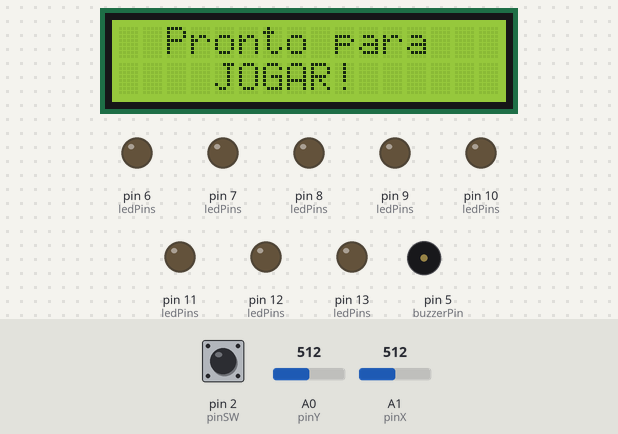
Simulated run of this sketch. Board: Arduino Uno, built with avr-gcc and run on an emulated ATmega328P. Shown: 16×2 character LCD, output pins drawn as LEDs (lit = HIGH), buzzer (waves = sounding). Dashed ring = blinking. Inputs (shaded band) come from the test bench; at power-on: pin 2 (pinSW) HIGH, A1 (pinX) = 512, A0 (pinY) = 512. Random numbers use the default seed unless the sketch sets one.

Above: at 1.2 s.
1.3 s: pin 2 (pinSW) pulled LOW for 0.15 s
At 1.62 s:
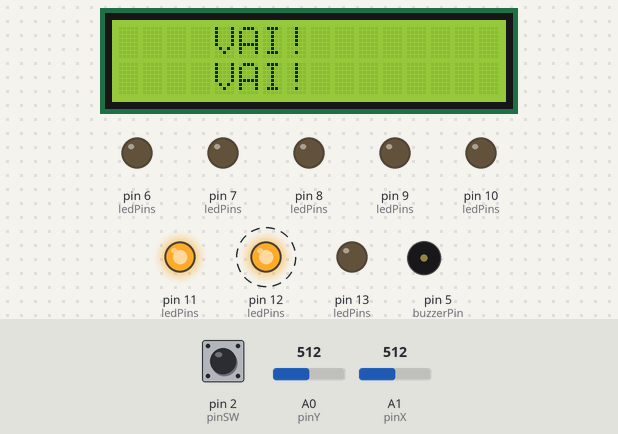
3.2 s: A1 (pinX) set to 585
4.7 s: A1 (pinX) set to 613
At 5.4 s:
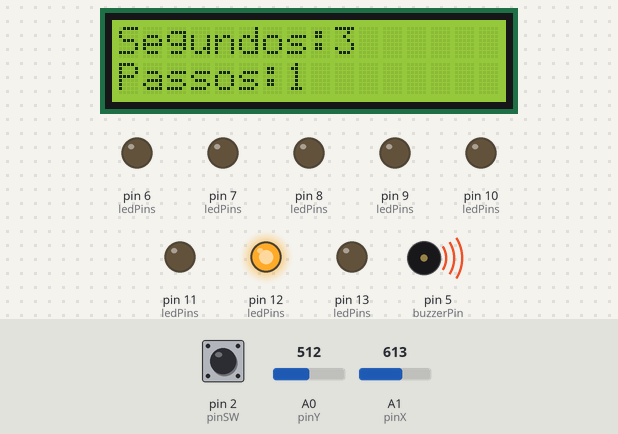
6.4 s: pin 2 (pinSW) pulled LOW for 0.15 s
At 7.8 s:
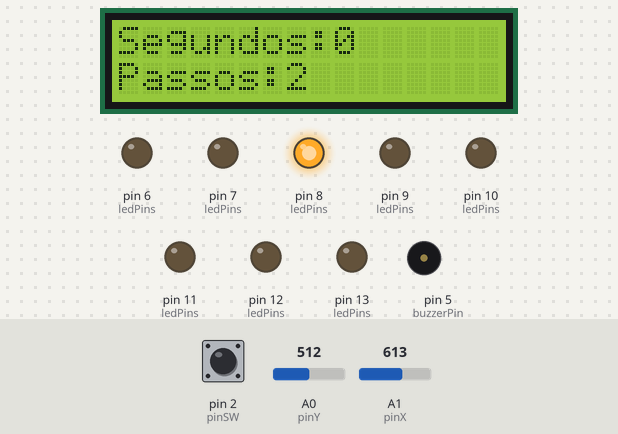
8.4 s: pin 2 (pinSW) pulled LOW for 1 s
At 8.77 s:
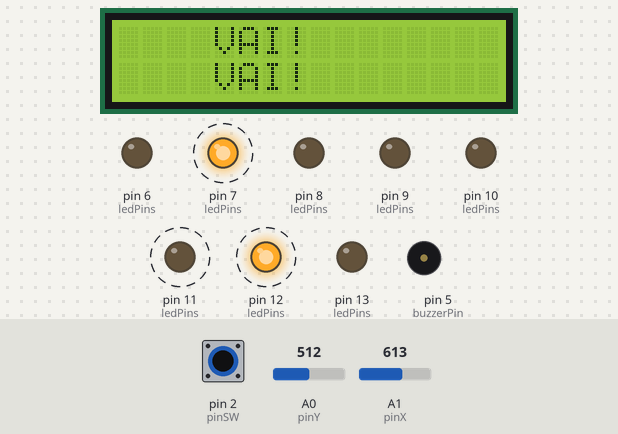
10.9 s: A0 (pinY) set to 791
12.4 s: A0 (pinY) set to 816
At 14.1 s:
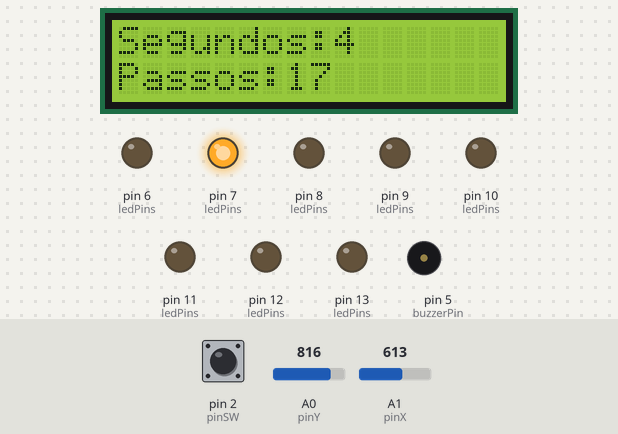
Timing chart, 0 to 15.6 s (numbered marks = the images above; inputs shaded):
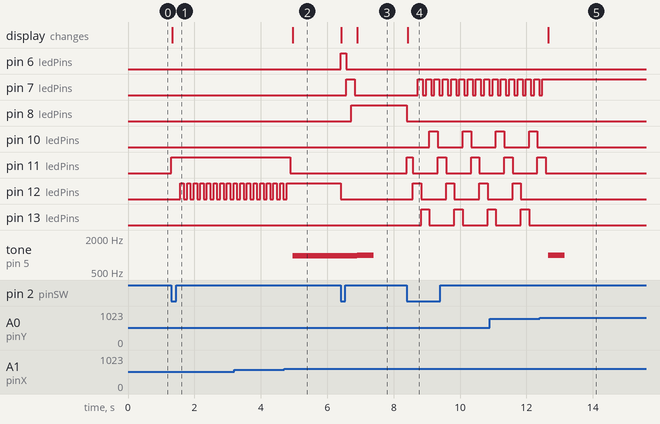

The sketch:

JoguinhoLED.ino
```cpp
#include <Wire.h>
#include <LiquidCrystal_I2C.h> //https://github.com/johnrickman/LiquidCrystal_I2C

// Endereço I2C do LCD (pode variar; verifique o seu display específico)
LiquidCrystal_I2C lcd(0x27, 16, 2);

// Definições dos pinos dos LEDs em uma matriz 2x4
const int ledPins[2][4] = {
  {6, 7, 8, 9},
  {10, 11, 12, 13}
};

// Definições dos pinos do joystick
const int pinX = A1; // Pino analógico para o eixo horizontal
const int pinY = A0; // Pino analógico para o eixo vertical
const int pinSW = 2; // Pino digital para o botão (SW)

// Definição do pino do buzzer
const int buzzerPin = 5;

// Variáveis para manter a posição atual e objetivo do LED
int currentRow = 1;
int currentCol = 3;
int targetRow;
int targetCol;

// Variáveis para o jogo
int passos = 0;
unsigned long startTime;
bool gameActive = false;

// Função para configurar os pinos dos LEDs e do botão
void setup() {
  // Configurar pinos dos LEDs como saída
  for (int row = 0; row < 2; row++) {
    for (int col = 0; col < 4; col++) {
      pinMode(ledPins[row][col], OUTPUT);
      digitalWrite(ledPins[row][col], LOW); // Inicialmente desligar todos os LEDs
    }
  }

  // Configurar pino do botão como entrada com pull-up
  pinMode(pinSW, INPUT_PULLUP);

  // Configurar pino do buzzer como saída
  pinMode(buzzerPin, OUTPUT);
  digitalWrite(buzzerPin, LOW); // Inicialmente desligar o buzzer

  // Inicializar comunicação serial
  Serial.begin(9600);

  // Inicializar o LCD
  lcd.init();
  lcd.backlight();

  // Mostrar mensagem inicial no LCD
  lcd.setCursor(0, 0);
  lcd.print("  Pronto para  ");
  lcd.setCursor(0, 1);
  lcd.print("    JOGAR!     ");
}

void iniciarJogo() {
  // Apagar todos os LEDs
  for (int row = 0; row < 2; row++) {
    for (int col = 0; col < 4; col++) {
      digitalWrite(ledPins[row][col], LOW);
    }
  }

  // Inicializar posição atual aleatoriamente
  currentRow = random(0, 2);
  currentCol = random(0, 4);
  digitalWrite(ledPins[currentRow][currentCol], HIGH);

  // Inicializar posição objetivo aleatoriamente
  do {
    targetRow = random(0, 2);
    targetCol = random(0, 4);
  } while (targetRow == currentRow && targetCol == currentCol);

  // Inicializar variáveis de jogo
  passos = 0;
  startTime = millis();
  gameActive = true;

  // Mostrar mensagem de início no LCD
  lcd.setCursor(0, 0);
  lcd.print("    VAI!      ");
  lcd.setCursor(0, 1);
  lcd.print("    VAI!      ");
}

void mostrarEstatisticas() {
  unsigned long timeTaken = millis() - startTime;

  // Mostrar pontuação no LCD
  lcd.clear();
  lcd.setCursor(0, 0);
  lcd.print("Segundos:" + String(timeTaken/1000) + "  ");
  lcd.setCursor(0, 1);
  lcd.print("Passos:" + String(passos) + "  ");

// Tocar o buzzer com volume reduzido
  tone(buzzerPin, 1000, 500); // Frequência de 1000 Hz, duração de 500 ms
  analogWrite(buzzerPin, 128); // Volume reduzido (metade da intensidade)

  // Resetar variáveis de jogo
  gameActive = false;
}

void piscarObjetivo() {
  if (gameActive) {
    digitalWrite(ledPins[targetRow][targetCol], LOW);
    delay(100);
    digitalWrite(ledPins[targetRow][targetCol], HIGH);
    delay(100);
  }
}

void loop() {
  int xValue = analogRead(pinX); // Ler o valor do eixo horizontal
  int yValue = analogRead(pinY); // Ler o valor do eixo vertical
  int swState = digitalRead(pinSW); // Ler o estado do botão

  if (swState == LOW && !gameActive) {
    iniciarJogo();
    delay(150); // Pequeno atraso para evitar múltiplas detecções do botão
  }

  if (gameActive) {
    // Verificar movimento do joystick para frente e para trás (eixo Y)
    if (yValue > 800) { // Movimento para a frente
      digitalWrite(ledPins[currentRow][currentCol], LOW);
      currentRow = (currentRow + 1) % 2;
      digitalWrite(ledPins[currentRow][currentCol], HIGH);
      passos++;
      delay(50);
    } else if (yValue < 200) { // Movimento para trás
      digitalWrite(ledPins[currentRow][currentCol], LOW);
      currentRow = (currentRow - 1 + 2) % 2;
      digitalWrite(ledPins[currentRow][currentCol], HIGH);
      passos++;
      delay(50);
    } else if (xValue > 600) { // Movimento para a direita
      digitalWrite(ledPins[currentRow][currentCol], LOW);
      currentCol = (currentCol + 1) % 4;
      digitalWrite(ledPins[currentRow][currentCol], HIGH);
      passos++;
      delay(50);
    } else if (xValue < 350) { // Movimento para a esquerda
      digitalWrite(ledPins[currentRow][currentCol], LOW);
      currentCol = (currentCol - 1 + 4) % 4;
      digitalWrite(ledPins[currentRow][currentCol], HIGH);
      passos++;
      delay(50);
    }

    // Verificar se o jogador alcançou o objetivo
    if (currentRow == targetRow && currentCol == targetCol) {
      mostrarEstatisticas();
    }

    // Piscar o LED objetivo
    piscarObjetivo();
  }
}
```

Measured:
- the behaviour switches between 600 and 601 on A1 (pinX) (found by bisection; images 1 and 2)
- the behaviour switches between 800 and 801 on A0 (pinY) (found by bisection; images 4 and 5)
- after the input at 1.3 s, pin 11 (ledPins): LOW → HIGH at once; pin 12 (ledPins): alternates HIGH for 0.10 s and LOW for 0.10 s, starting after 0.28 s; the display: changes at once (image 1)
- after the input at 4.7 s, pin 11 (ledPins): HIGH → LOW after 0.18 s; tone on pin 5 (buzzerPin): silent → 977 Hz after 0.26 s; the display: changes after 0.26 s (image 2)
- after the input at 6.4 s, pin 6 (ledPins): LOW → HIGH at once, → LOW 0.18 s later; pin 7 (ledPins): LOW → HIGH after 0.18 s, → LOW 0.25 s later
- after the input at 8.4 s, pin 7 (ledPins): alternates HIGH for 0.15 s and LOW for 0.10 s, starting after 0.33 s; pin 8 (ledPins): HIGH → LOW at once
- after the input at 12.4 s, tone on pin 5 (buzzerPin): silent → 1000 Hz after 0.26 s, → silent 0.50 s later; the display: changes after 0.26 s (image 5)
